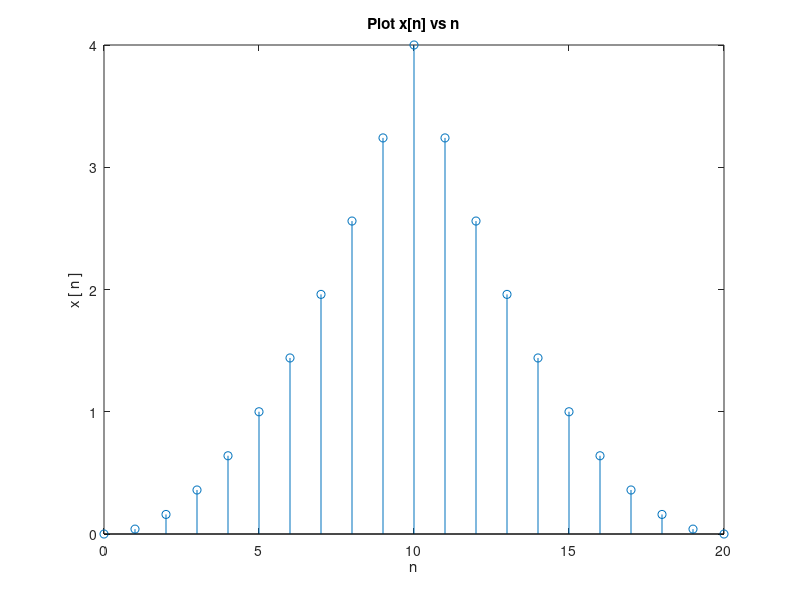
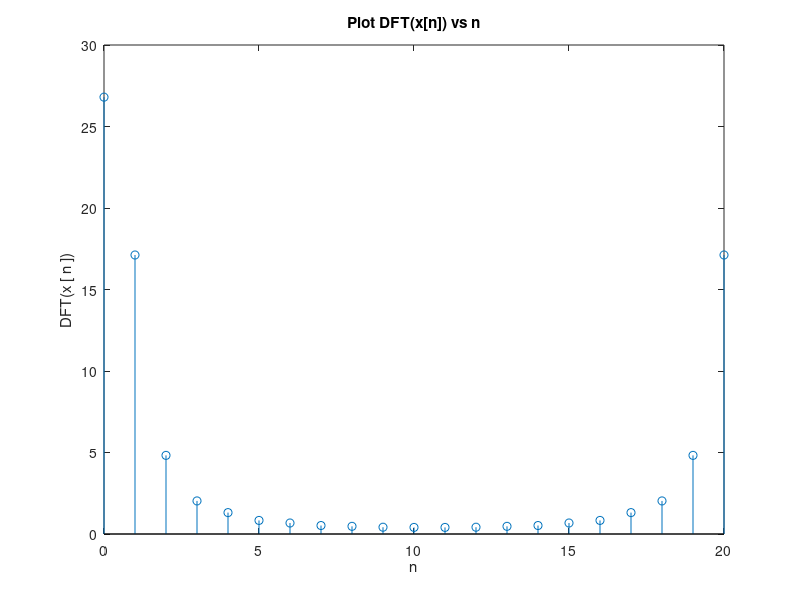
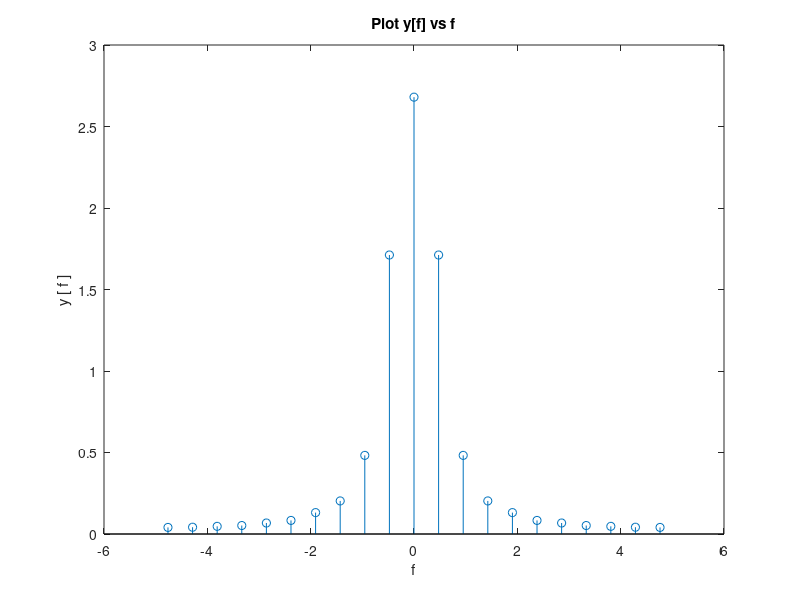

Reproduce these figures in MATLAB, in order.
% follow page 17's example

delta_t = 0.1;
T = 2;
fs = 1/delta_t;
N = T/delta_t + 1;
N1 = (N-1)/2;

n_f = 0 : delta_t : T/2;
y_f = (2 .* n_f).^2;

n_b = T/2+delta_t : delta_t : T;
y_b = (4 - 2 .* n_b).^2;

n = 0:1:(N-1);
x = [y_f y_b];

figure;
stem(n, x);
title('Plot x[n] vs n');
ylabel('x [ n ]');
xlabel('n');

DFT_x = abs(fft(x));
figure;
stem(n, DFT_x);
title('Plot DFT(x[n]) vs n');
ylabel('DFT(x [ n ])');
xlabel('n');

y = fftshift(DFT_x * delta_t);
n = -N1:1:N1;
f = fs/N .* (n);
figure;
stem(f, y);
title('Plot y[f] vs f');
ylabel('y [ f ]');
xlabel('f');



